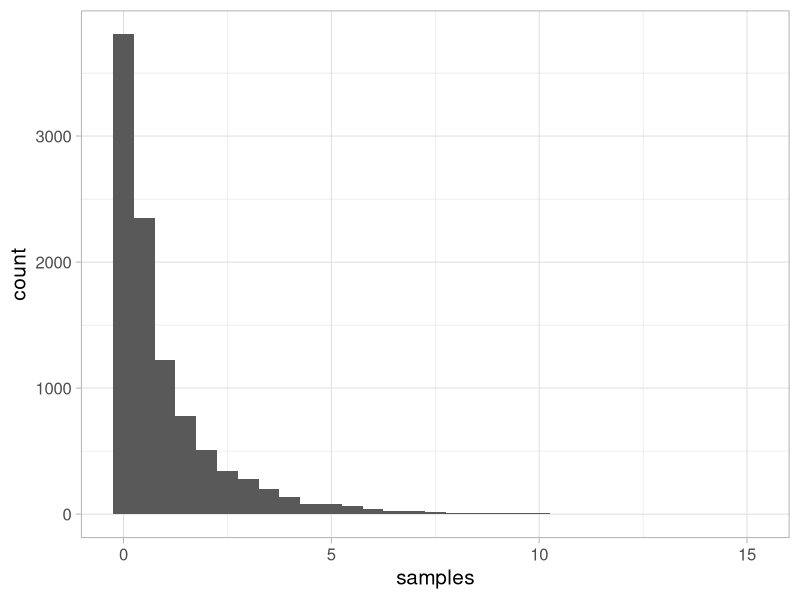
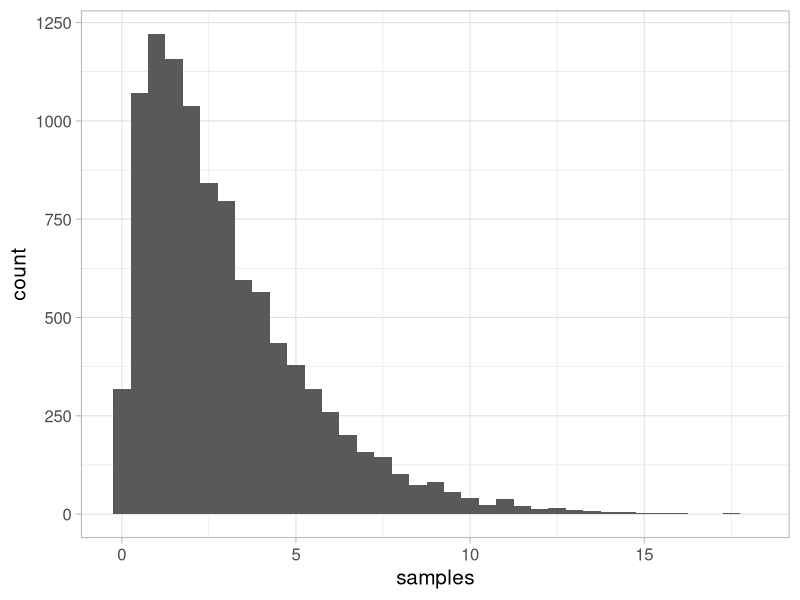
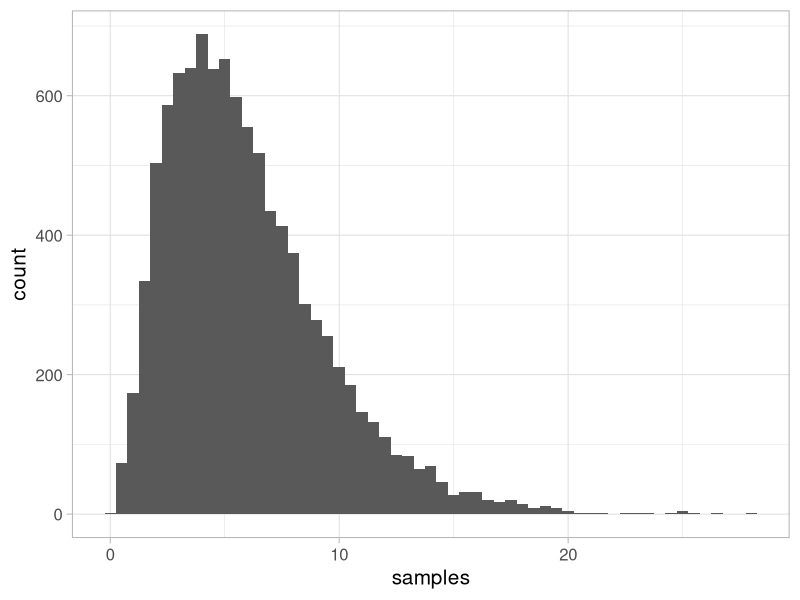
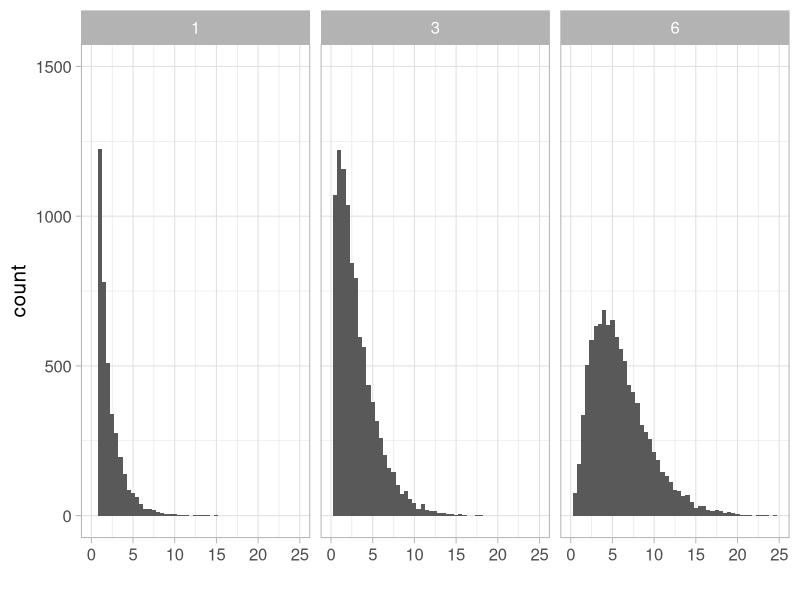
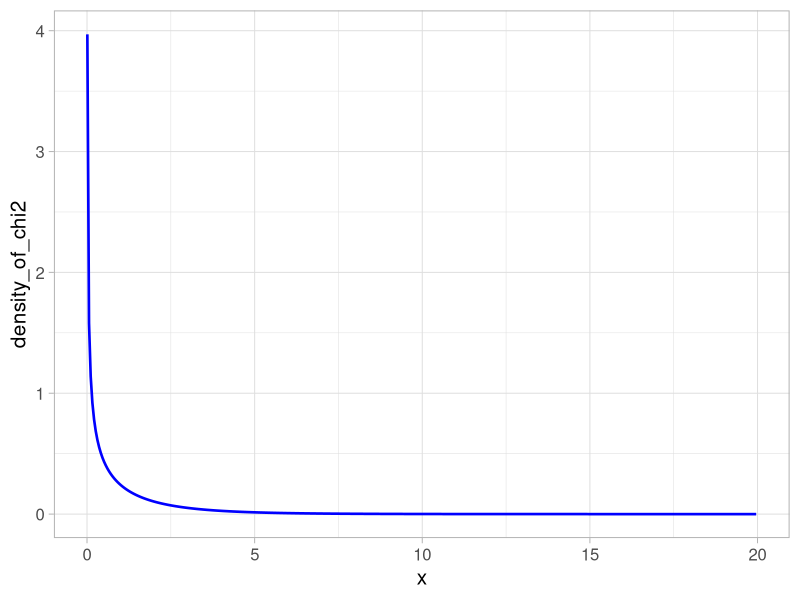
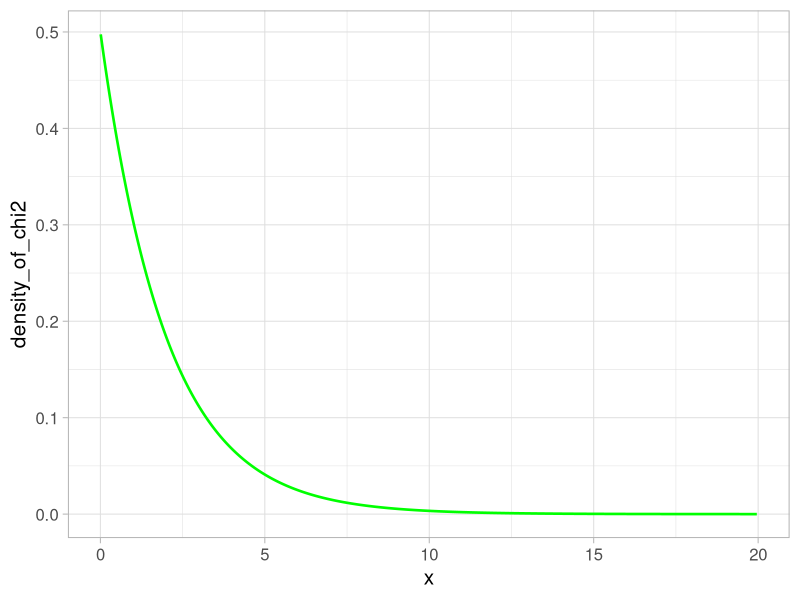
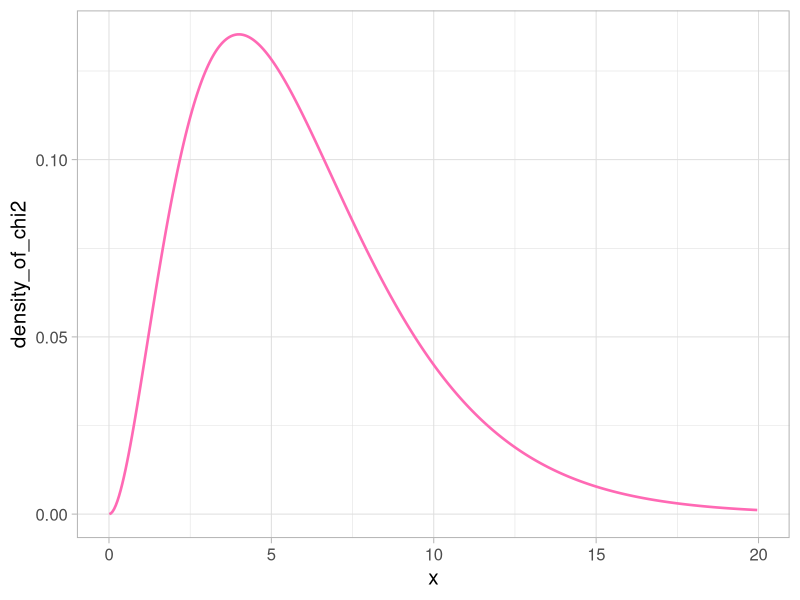
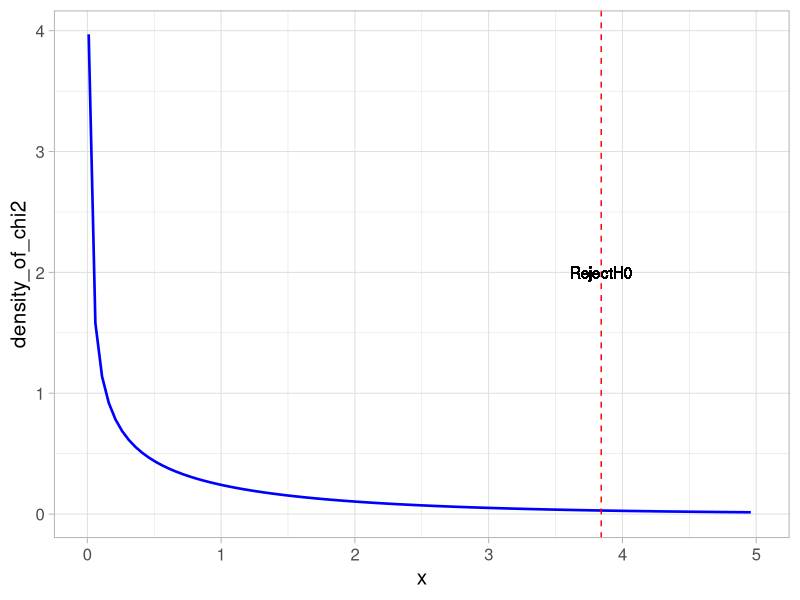

The R source for these figures, in order:
## ---- chunk 1

library(tidyverse)
theme_set(theme_light(base_size = 15))
## ---- chunk 2
set.seed(12)
many <- 10^4
mydraws1 <- rchisq(n = many, df = 1) ## THESE are the TWO arguments needed
df1 <- tibble(samples = mydraws1, df = 1)
df1 %>%
    ggplot(aes(x = samples)) +
    geom_histogram(binwidth = 0.5) +
    NULL

mydraws3 <- rchisq(n = many, df = 3) ##
df3 <- tibble(samples = mydraws3, df = 3)
df3 %>%
    ggplot(aes(x = samples)) +
    geom_histogram(binwidth = 0.5) +
    NULL

mydraws6 <- rchisq(n = many, df = 6) ##
df6 <- tibble(samples = mydraws6, df = 6)
df6 %>%
    ggplot(aes(x = samples)) +
    geom_histogram(binwidth = 0.5) +
    NULL
## ---- chunk 3
together <- bind_rows(df1, df3, df6)
together %>%
    ggplot(aes(x = samples)) +
    geom_histogram(binwidth = 0.5) +
    facet_wrap(~df) +
    xlim(c(0, 25)) +
    ylim(c(0, 1500)) +
    xlab("") +
    NULL
## ---- chunk 4
xs <- seq(from = 0.01, to = 20, by = 0.05) # xs is a vector of coordinates on the X axis
y1 <- dchisq(x = xs, df = 1) # y1 stores the density of the Chi^2 (1 d.f) distribution at each coordinate.
df_densities_chi2_df1 <- tibble(x = xs, density_of_chi2 = y1, df = 1)

df_densities_chi2_df1 %>%
    ggplot(aes(x = x, y = density_of_chi2)) +
    geom_line(size = 0.9, color = "blue") +
    NULL

y2 <- dchisq(x = xs, df = 2) # y2 stores the density of the Chi^2 (2 d.f) distribution at each coordinate.
df_densities_chi2_df2 <- tibble(x = xs, density_of_chi2 = y2, df = 2)

df_densities_chi2_df2 %>%
    ggplot(aes(x = x, y = density_of_chi2)) +
    geom_line(size = 0.9, color = "green") +
    NULL
## ---- chunk 5
y6 <- dchisq(x = xs, df = 6)
df_densities_chi2_df6 <- tibble(x = xs, density_of_chi2 = y6, df = 6)

df_densities_chi2_df6 %>%
    ggplot(aes(x = x, y = density_of_chi2)) +
    geom_line(size = 0.9, color = "hotpink") +
    NULL
## ---- chunk 6
pchisq(q = 10, df = 1) # This calculates P( X <=10) if X is a random variable following a $\chi^2 (1 d.f) probability distribution
pchisq(q = 10, df = 6) # This calculates P( X <=10) if X is a random variable following a $\chi^2 (6 d.f) probability distribution
## ---- chunk 7
pchisq(q = 6, df = 6)
## ---- chunk 8
pchisq(q = 6, df = 6) - pchisq(q = 3, df = 6)
## ---- chunk 9
pchisq(q = 12.59, df = 6, lower.tail = F)
## ---- chunk 10
qchisq(p = 0.95, df = 6)
## ---- chunk 11
qchisq(p = 0.01, df = 6, lower.tail = F)
## ---- chunk 12
qchisq(p = 0.05, df = c(1, 2, 6), lower.tail = F)
## ---- chunk 13
df_densities_chi2_df1 %>%
    ggplot(aes(x = x, y = density_of_chi2)) +
    geom_line(size = 0.9, color = "blue") +
    geom_vline(xintercept = 3.841459, color = "red", linetype = 2) +
    xlim(c(0, 5)) +
    geom_text(aes(label = "RejectH0", 3.841459, 2))
NULL

df_densities_chi2_df2 %>%
    ggplot(aes(x = x, y = density_of_chi2)) +
    geom_line(size = 0.9, color = "blue") +
    geom_vline(xintercept = 5.991465, color = "red", linetype = 2) +
    xlim(c(0, 20)) +
    geom_text(aes(label = "RejectH0", 5.991465, 2))
NULL

df_densities_chi2_df6 %>%
    ggplot(aes(x = x, y = density_of_chi2)) +
    geom_line(size = 0.9, color = "blue") +
    geom_vline(xintercept = 12.591587, color = "red", linetype = 2) +
    xlim(c(0, 20)) +
    geom_text(aes(label = "RejectH0", 12.591587, 2))
NULL
## ---- chunk 14
df_densities_chi2_df1 %>%
    ggplot(aes(x = x, y = density_of_chi2)) +
    geom_line(size = 0.9, color = "blue") +
    geom_vline(xintercept = 1, color = "red", linetype = 2) +
    xlim(c(0, 5)) +
    geom_text(aes(label = "RejectH0", 1, 2))
NULL
## ---- chunk 15
# Copying the data from the book in a R dataframe

bir <- tibble(
    days = c("Mon", "Tue", "Wed", "Thr", "Fri", "Sat", "Sun"),
    nbirths = c(33, 41, 63, 63, 47, 56, 47),
    pbirths = c(49.863, 49.863, 49.863, 49.863, 49.863, 50.822, 49.863)
)

# Visualizing the data

bir %>%
    ggplot() +
    geom_bar(stat = "identity", aes(x = days, y = nbirths), fill = "lightgrey") +
    geom_point(aes(x = days, y = pbirths), color = "blue", size = 3) +
    geom_segment(aes(x = days, xend = days, y = nbirths, yend = pbirths), color = "green") +
    theme(legend.position = "") +
    xlab("Days of the week") +
    ylab("Number of Births\n(bars observed, points expected)") +
    scale_x_discrete(limits = c("Mon", "Tue", "Wed", "Thr", "Fri", "Sat", "Sun")) +
    theme_light(base_size = 20)
## ---- chunk 16
mutatedbir <- mutate(.data = bir, X2 = (((bir$nbirths - bir$pbirths)^2) / bir$pbirths))

sum(mutatedbir$X2)


pchisq(q = sum(mutatedbir$X2), df = 6, lower.tail = F)
## ---- chunk 17

gene_density_df <- data.frame(chrom = c("X", "A"), obs = c(781, 19509), exp = c(1055, 19235))
gene_density_df
## ---- chunk 18
gene_mutated <- mutate(.data = gene_density_df, X2 = ((obs - exp)^2 / exp))

(X2 <- sum(gene_mutated$X2))
## ---- chunk 19
pchisq(q = X2, df = 1, lower.tail = F)
## ---- chunk 20
pbinom(781, 781 + 19509, 0.052) * 2
## ---- chunk 21
scores_2019 <- c(0, 0, 5, 7, 7, 12, 10, 1, 3, 4, 0, 0, 0, 0)
length(scores_2019) == 14
(n_obs <- sum(scores_2019))
## ---- chunk 22
ho_qs <- tibble(
    correct_answers = seq(from = 0, to = 13, by = 1),
    expected = n_obs * dbinom(x = correct_answers, size = 13, prob = 1 / 3),
    observed = scores_2019
)
## ---- chunk 23
ho_qs %>%
    ggplot() +
    geom_bar(stat = "identity", aes(x = correct_answers, y = observed), fill = "pink") +
    geom_point(aes(x = correct_answers, y = expected), color = "blue", size = 3) +
    geom_segment(aes(x = correct_answers, xend = correct_answers, y = observed, yend = expected), color = "green", size = 1.25, linetype = "dashed") +
    theme(legend.position = "") +
    xlab("Number of good answers out of 13 (Score))") +
    ylab("Counts per score \n(bars observed, points expected)") +
    theme_light(base_size = 18) +
    NULL
## ---- chunk 24


ho_qs_mutated <- mutate(.data = ho_qs, correct_answers_total = (ho_qs$observed*ho_qs$correct_answers))

(p_correct = sum(ho_qs_mutated$correct_answers_total)/(49*13))

(SE=sqrt(p_correct*(1-p_correct)/(49*13)))

## ---- chunk 25
2*pbinom(sum(ho_qs_mutated$correct_answers_total)-1,size=49*13,prob=1/3,lower.tail = F)
## ---- chunk 26

(pooled_exp <- c(sum(ho_qs$expected[1:3]), ho_qs$expected[4:8], sum(ho_qs$expected[9:14])))
(pooled_obs <- c(sum(ho_qs$observed[1:3]), ho_qs$observed[4:8], sum(ho_qs$observed[9:14])))

sum(pooled_exp) # check that we did not forget counts
sum(pooled_obs) # check again !
